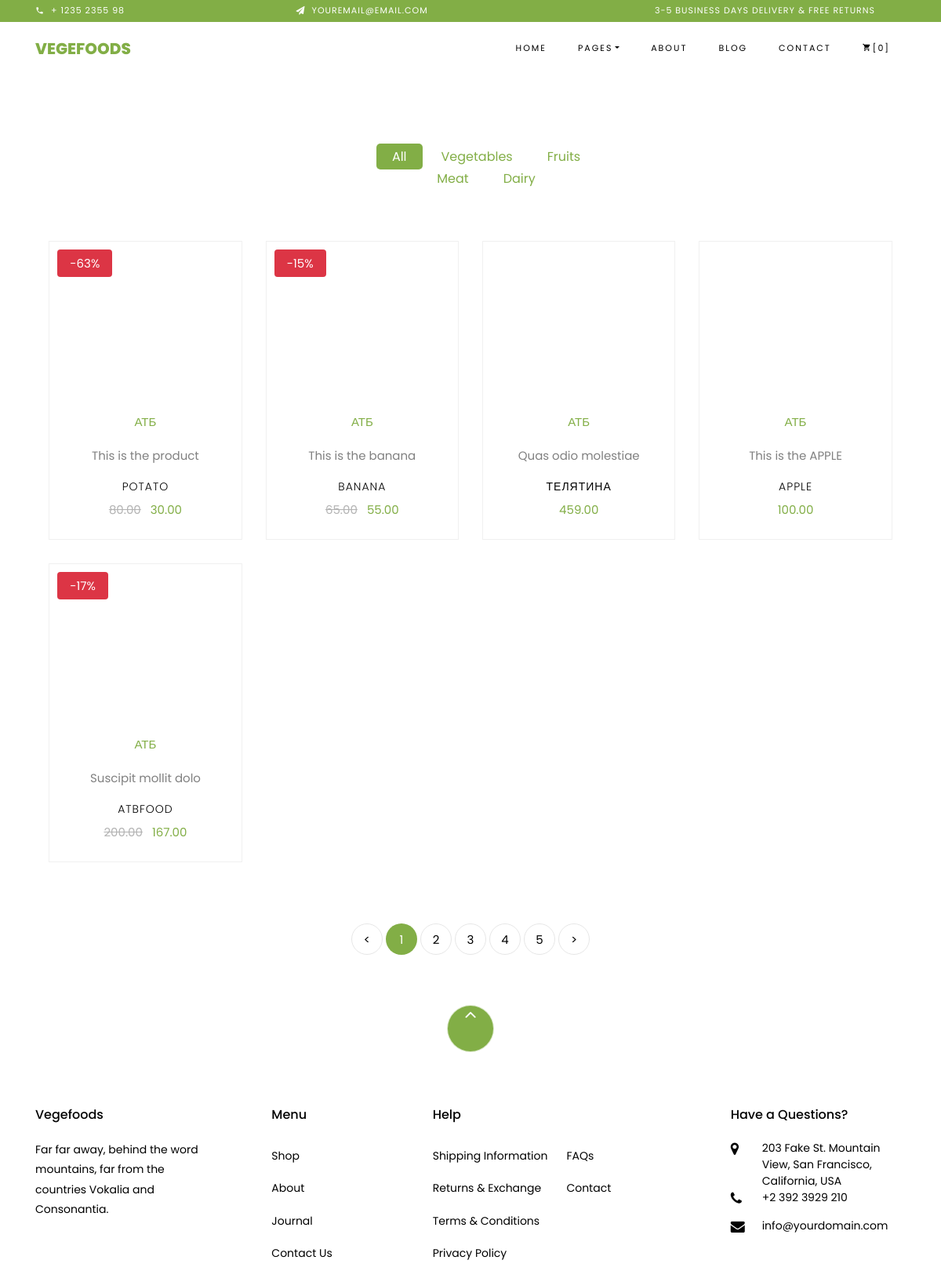
Before: /products/ with the older database file.
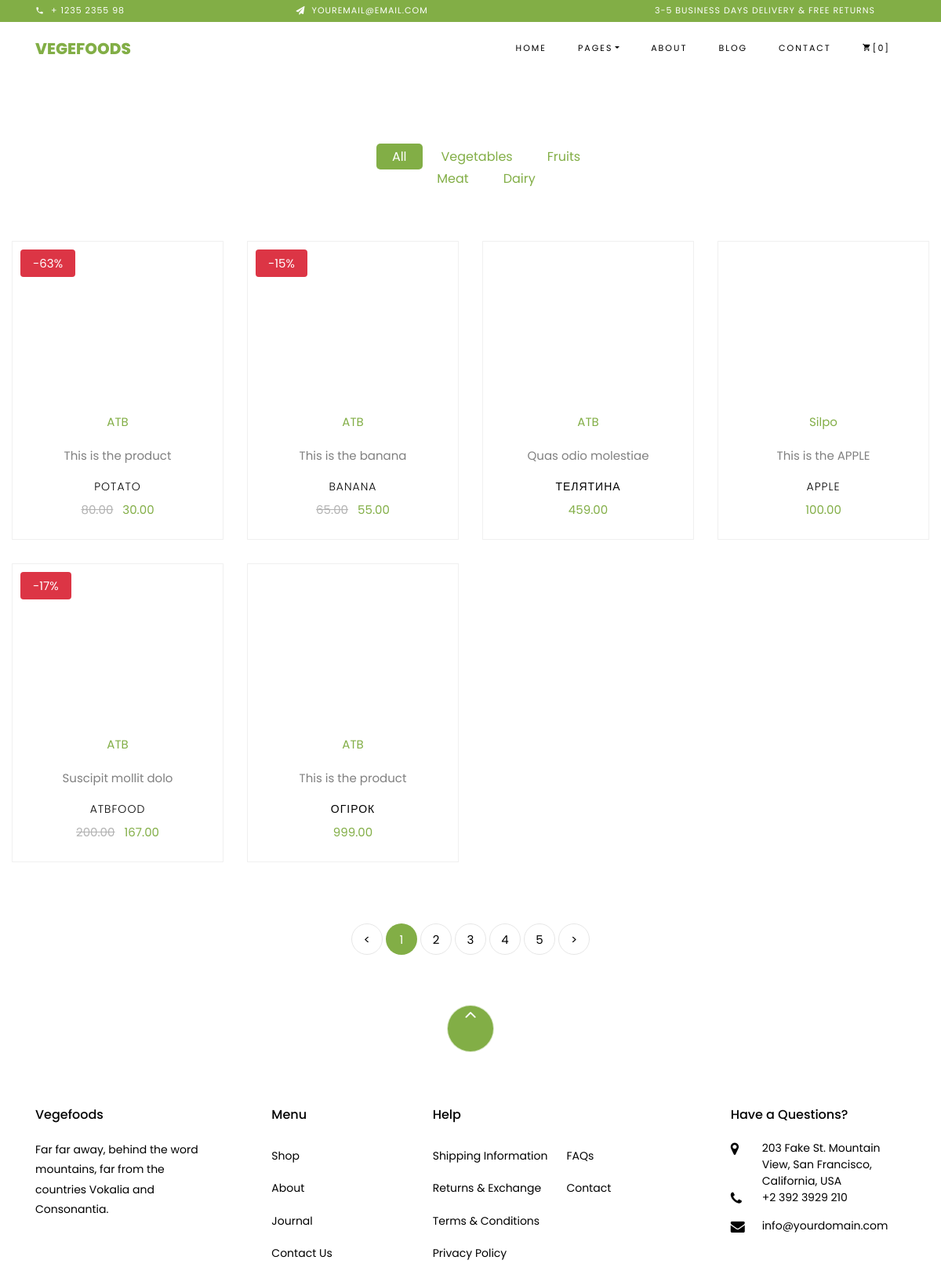
After: the same page with the newer database file.
### core/models.py (models this page shows, shortened)
class Category(models.Model):
    cid = ShortUUIDField(
        unique=True,
        length=10,
        max_length=30,
        editable=False,
        prefix="cat",
        alphabet="abcdefgh",
    )
    title = models.CharField(max_length=100)
    image = models.ImageField(upload_to="category")
    class Meta:
        verbose_name_plural = "Categories"

class Product(models.Model):
    pid = ShortUUIDField(
        unique=True,
        length=10,
        max_length=20,
        editable=False,
        prefix="prd",
        alphabet="abcdefgh",
    )
    user = models.ForeignKey(User, on_delete=models.SET_NULL, null=True)
    category = models.ForeignKey(
        Category, on_delete=models.SET_NULL, null=True, related_name="category"
    )
    vendor = models.ForeignKey(
        Vendor, on_delete=models.SET_NULL, null=True, related_name="vendor"
    )
    title = models.CharField(max_length=100, default="Fresh Pear")
    image = models.ImageField(upload_to=user_directory_path, default="product.jpg")
    description = models.TextField(null=True, blank=True, default="This is the product")
    price = models.DecimalField(max_digits=9999, decimal_places=2)
    old_price = models.DecimalField(
        max_digits=9999, decimal_places=2, null=True, blank=True
    )
    weight = models.CharField(max_length=10, default="1kg")
    specifications = models.TextField(null=True, blank=True)
    type = models.CharField(max_length=100, default="Organic")
    stock_count = models.CharField(max_length=100, default="10", null=True, blank=True)
    life = models.CharField(max_length=100, default="3", null=True, blank=True)
    mfd = models.DateTimeField(auto_now_add=False, null=True, blank=True)
    product_status = models.CharField(
        choices=STATUS, max_length=10, default="in_review"
    )
    status = models.BooleanField(default=True)
    in_stock = models.BooleanField(default=True)
    featured = models.BooleanField(default=False)
    digital = models.BooleanField(default=False)
    sku = ShortUUIDField(
        unique=True, length=5, max_length=10, prefix="sku", alphabet="1234567890"
    )
    date = models.DateTimeField(auto_now_add=True)
    updated = models.DateTimeField(null=True, blank=True)
    class Meta:
        verbose_name_plural = "Products"
    def get_precentage(self):
        if self.old_price and self.price < self.old_price:
            new_price = (self.price - self.old_price) / self.old_price
            new_price_in_percent = new_price * 100 if new_price != 1 else 0
            return new_price_in_percent
        return 0

class Vendor(models.Model):
    default_description = "What is Lorem Ipsum?Lorem Ipsum is simply dummy text of the printing and typesetting industry. Lorem Ipsum has been the industry's standard dummy text ever since the 1500s, when an unknown printer took a galley of type and scrambled it to make a type specimen book. It has survived not only five centuries, but also the leap into electronic typesetting, remaining essentially unchanged. It was popularised in the 1960s with the release of Letraset sheets containing Lorem Ipsum passages, and more recently with desktop publishing software like Aldus PageMaker including versions of Lorem Ipsum."
    vid = ShortUUIDField(
        unique=True,
        length=10,
        max_length=30,
        editable=False,
        prefix="vend",
        alphabet="abcdefgh",
    )
    title = models.CharField(max_length=100)
    image = models.ImageField(upload_to="vendor", default="vendor.jpg")
    cover_image = models.ImageField(upload_to=user_directory_path, default="vendor.jpg")
    description = models.TextField(null=True, blank=True, default=default_description)
    address = models.CharField(max_length=100, default="1 Main Street.")
    contact = models.CharField(max_length=20, default="+380 069 412 4100")
    chat_resp_time = models.CharField(max_length=100, default="100")
    shipping_on_time = models.CharField(max_length=100, default="1")
    authentic_rating = models.CharField(max_length=100, default="1")
    days_return = models.CharField(max_length=100, default="1")
    warranty_period = models.CharField(max_length=100, default="1")
    date = models.DateTimeField(null=True, blank=True)
    user = models.ForeignKey(User, on_delete=models.SET_NULL, null=True)
    class Meta:
        verbose_name_plural = "Vendor"

### core/views.py (the view)
# urls.py: path("products/", product_list_view, name="product-list"),
def product_list_view(request):
    products = Product.objects.filter()
    context = {"products": products}
    return render(request, "core/shop.html", context)

### core/context_processor.py (called while the page is built)
def default(request):
    categories = Category.objects.all()
    context = {"categories": categories}
    return context

### templates/core/shop.html
{% extends 'partials/base.html' %}
{% load static %}
{% block content %}
  <section class="ftco-section">
    <div class="container-cart">
      <div class="row justify-content-center">
        <div class="col-md-10 mb-5 text-center">
          <ul class="product-category">
            <li>
              <a href="#" class="active">All</a>
            </li>
            {% for category in categories %}
              <li>
                <a href="#">{{ category.title }}</a>
              </li>
            {% endfor %}
          </ul>
        </div>
      </div>
      <div class="row">
          {% include 'include/product-list-card.html' %}
      </div>
    </div> <div class="row mt-5">
      <div class="col text-center">
        <div class="block-27">
          <ul>
            <li>
              <a href="#">&lt;</a>
            </li>
            <li class="active">
              <span>1</span>
            </li>
            <li>
              <a href="#">2</a>
            </li>
            <li>
              <a href="#">3</a>
            </li>
            <li>
              <a href="#">4</a>
            </li>
            <li>
              <a href="#">5</a>
            </li>
            <li>
              <a href="#">&gt;</a>
            </li>
          </ul>
        </div>
      </div>
    </div>
  </section>
{% endblock %}

### templates/include/product-list-card.html (shortened to what this page needs)
{% load static %}
{% for product in products %}
  <div class="col-md-6 col-lg-3 ftco-animate">
    <div class="product">
      <a href="{% url 'core:product-detail' product.pid %}" class="img-prod">
        <div class="img-wrap">
          {% if product.get_precentage %}
            <div class="text-white bg-danger px-3 py-1 rounded position-absolute" style="top: 10px; left: 10px;">{{ product.get_precentage|floatformat:0 }}%</div>
          {% endif %}
        </div>
      </a>
      <div class="text py-3 pb-4 px-3 text-center">
        <p>
          <a href="#">{{ product.vendor.title }}</a>
        </p>
        <p>{{ product.description|truncatechars:20 }}</p>
        <h3><a href="{% url 'core:product-detail' product.pid %}">{{ product.title }}</a></h3>
        <div class="d-flex">
          <div class="pricing">
            <p class="price">
              {% if product.old_price > product.price %}
                <span class="mr-2 price-dc">{{ product.old_price }}</span>
              {% endif %}
              <span class="price-sale">{{ product.price }}</span>
            </p>
          </div>
        </div>
      </div>
    </div>
  </div>
{% endfor %}

Changed rows visible on the page:
changed Product "POTATO": vendor "АТБ" → "ATB"
changed Product "This is the banana": vendor "АТБ" → "ATB"
changed through a linked row, Product "Quas odio molestiae": vendor "АТБ" → "ATB"
changed Product "This is the APPLE": vendor "АТБ" → "Silpo"
changed Product "Suscipit mollit dolo": vendor "АТБ" → "ATB"
added Product: vendor "ATB", description "This is the product", title "ОГІРОК", price "999.00"
